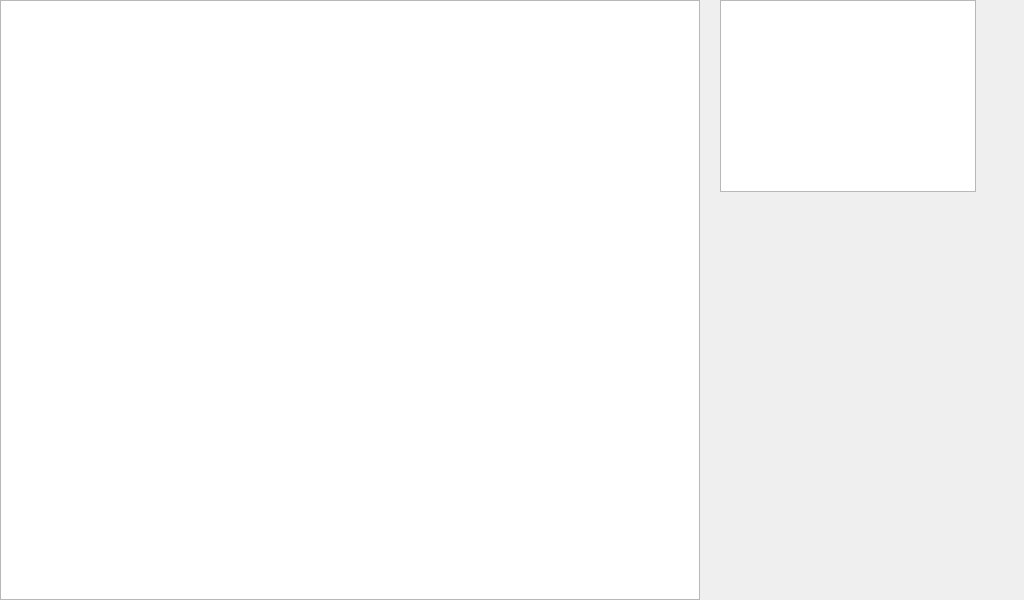
<?xml version="1.0" encoding="UTF-8"?>
<ui version="4.0">
 <class>DialogGame</class>
 <widget class="QDialog" name="DialogGame">
  <property name="geometry">
   <rect>
    <x>0</x>
    <y>0</y>
    <width>1024</width>
    <height>600</height>
   </rect>
  </property>
  <property name="windowTitle">
   <string>Dialog</string>
  </property>
  <widget class="QGraphicsView" name="graphicsView">
   <property name="geometry">
    <rect>
     <x>0</x>
     <y>0</y>
     <width>700</width>
     <height>600</height>
    </rect>
   </property>
   <property name="minimumSize">
    <size>
     <width>600</width>
     <height>600</height>
    </size>
   </property>
  </widget>
  <widget class="QTextBrowser" name="textBrowser">
   <property name="geometry">
    <rect>
     <x>720</x>
     <y>0</y>
     <width>256</width>
     <height>192</height>
    </rect>
   </property>
  </widget>
 </widget>
 <resources/>
 <connections/>
</ui>
